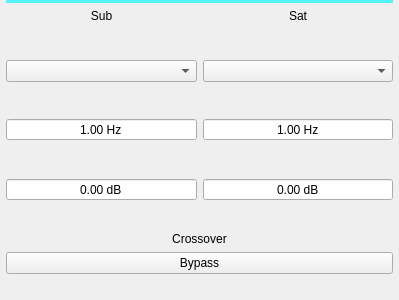
<?xml version="1.0" encoding="UTF-8"?>
<ui version="4.0">
 <class>QCrossover</class>
 <widget class="QWidget" name="QCrossover">
  <property name="geometry">
   <rect>
    <x>0</x>
    <y>0</y>
    <width>399</width>
    <height>300</height>
   </rect>
  </property>
  <property name="windowTitle">
   <string>Form</string>
  </property>
  <layout class="QVBoxLayout" name="verticalLayout_3">
   <property name="leftMargin">
    <number>6</number>
   </property>
   <property name="topMargin">
    <number>0</number>
   </property>
   <property name="rightMargin">
    <number>6</number>
   </property>
   <property name="bottomMargin">
    <number>6</number>
   </property>
   <item>
    <widget class="Line" name="line">
     <property name="styleSheet">
      <string notr="true">color: #54F4F9;</string>
     </property>
     <property name="frameShadow">
      <enum>QFrame::Plain</enum>
     </property>
     <property name="lineWidth">
      <number>4</number>
     </property>
     <property name="orientation">
      <enum>Qt::Horizontal</enum>
     </property>
    </widget>
   </item>
   <item>
    <layout class="QHBoxLayout" name="horizontalLayout">
     <item>
      <layout class="QVBoxLayout" name="verticalLayout">
       <item>
        <widget class="QLabel" name="label_2">
         <property name="text">
          <string>Sub</string>
         </property>
         <property name="alignment">
          <set>Qt::AlignCenter</set>
         </property>
        </widget>
       </item>
       <item>
        <spacer name="verticalSpacer_2">
         <property name="orientation">
          <enum>Qt::Vertical</enum>
         </property>
         <property name="sizeHint" stdset="0">
          <size>
           <width>20</width>
           <height>40</height>
          </size>
         </property>
        </spacer>
       </item>
       <item>
        <widget class="QComboBox" name="comboBoxTypeLp">
         <property name="sizePolicy">
          <sizepolicy hsizetype="Expanding" vsizetype="Fixed">
           <horstretch>0</horstretch>
           <verstretch>0</verstretch>
          </sizepolicy>
         </property>
        </widget>
       </item>
       <item>
        <spacer name="verticalSpacer_3">
         <property name="orientation">
          <enum>Qt::Vertical</enum>
         </property>
         <property name="sizeHint" stdset="0">
          <size>
           <width>20</width>
           <height>40</height>
          </size>
         </property>
        </spacer>
       </item>
       <item>
        <widget class="QDoubleSpinBox" name="doubleSpinBoxFcLp">
         <property name="alignment">
          <set>Qt::AlignCenter</set>
         </property>
         <property name="buttonSymbols">
          <enum>QAbstractSpinBox::NoButtons</enum>
         </property>
         <property name="suffix">
          <string notr="true"> Hz</string>
         </property>
         <property name="minimum">
          <double>1.000000000000000</double>
         </property>
         <property name="maximum">
          <double>20000.000000000000000</double>
         </property>
        </widget>
       </item>
       <item>
        <spacer name="verticalSpacer_7">
         <property name="orientation">
          <enum>Qt::Vertical</enum>
         </property>
         <property name="sizeHint" stdset="0">
          <size>
           <width>20</width>
           <height>40</height>
          </size>
         </property>
        </spacer>
       </item>
       <item>
        <widget class="QDoubleSpinBox" name="doubleSpinBoxGainLp">
         <property name="alignment">
          <set>Qt::AlignCenter</set>
         </property>
         <property name="buttonSymbols">
          <enum>QAbstractSpinBox::NoButtons</enum>
         </property>
         <property name="suffix">
          <string notr="true"> dB</string>
         </property>
         <property name="minimum">
          <double>-60.000000000000000</double>
         </property>
         <property name="maximum">
          <double>0.000000000000000</double>
         </property>
        </widget>
       </item>
      </layout>
     </item>
     <item>
      <layout class="QVBoxLayout" name="verticalLayout_2">
       <item>
        <widget class="QLabel" name="label_3">
         <property name="text">
          <string>Sat</string>
         </property>
         <property name="alignment">
          <set>Qt::AlignCenter</set>
         </property>
        </widget>
       </item>
       <item>
        <spacer name="verticalSpacer_5">
         <property name="orientation">
          <enum>Qt::Vertical</enum>
         </property>
         <property name="sizeHint" stdset="0">
          <size>
           <width>20</width>
           <height>40</height>
          </size>
         </property>
        </spacer>
       </item>
       <item>
        <widget class="QComboBox" name="comboBoxTypeHp">
         <property name="sizePolicy">
          <sizepolicy hsizetype="Expanding" vsizetype="Fixed">
           <horstretch>0</horstretch>
           <verstretch>0</verstretch>
          </sizepolicy>
         </property>
        </widget>
       </item>
       <item>
        <spacer name="verticalSpacer_6">
         <property name="orientation">
          <enum>Qt::Vertical</enum>
         </property>
         <property name="sizeHint" stdset="0">
          <size>
           <width>20</width>
           <height>40</height>
          </size>
         </property>
        </spacer>
       </item>
       <item>
        <widget class="QDoubleSpinBox" name="doubleSpinBoxFcHp">
         <property name="alignment">
          <set>Qt::AlignCenter</set>
         </property>
         <property name="buttonSymbols">
          <enum>QAbstractSpinBox::NoButtons</enum>
         </property>
         <property name="suffix">
          <string notr="true"> Hz</string>
         </property>
         <property name="minimum">
          <double>1.000000000000000</double>
         </property>
         <property name="maximum">
          <double>20000.000000000000000</double>
         </property>
        </widget>
       </item>
       <item>
        <spacer name="verticalSpacer_8">
         <property name="orientation">
          <enum>Qt::Vertical</enum>
         </property>
         <property name="sizeHint" stdset="0">
          <size>
           <width>20</width>
           <height>40</height>
          </size>
         </property>
        </spacer>
       </item>
       <item>
        <widget class="QDoubleSpinBox" name="doubleSpinBox">
         <property name="alignment">
          <set>Qt::AlignCenter</set>
         </property>
         <property name="buttonSymbols">
          <enum>QAbstractSpinBox::NoButtons</enum>
         </property>
         <property name="suffix">
          <string notr="true"> dB</string>
         </property>
         <property name="minimum">
          <double>-60.000000000000000</double>
         </property>
         <property name="maximum">
          <double>0.000000000000000</double>
         </property>
        </widget>
       </item>
      </layout>
     </item>
    </layout>
   </item>
   <item>
    <spacer name="verticalSpacer">
     <property name="orientation">
      <enum>Qt::Vertical</enum>
     </property>
     <property name="sizeHint" stdset="0">
      <size>
       <width>20</width>
       <height>40</height>
      </size>
     </property>
    </spacer>
   </item>
   <item>
    <spacer name="verticalSpacer_9">
     <property name="orientation">
      <enum>Qt::Vertical</enum>
     </property>
     <property name="sizeHint" stdset="0">
      <size>
       <width>20</width>
       <height>40</height>
      </size>
     </property>
    </spacer>
   </item>
   <item>
    <widget class="QLabel" name="label">
     <property name="text">
      <string>Crossover</string>
     </property>
     <property name="alignment">
      <set>Qt::AlignCenter</set>
     </property>
    </widget>
   </item>
   <item>
    <widget class="QPushButton" name="pushButtonBypass">
     <property name="text">
      <string notr="true">Bypass</string>
     </property>
     <property name="checkable">
      <bool>true</bool>
     </property>
    </widget>
   </item>
   <item>
    <spacer name="verticalSpacer_4">
     <property name="orientation">
      <enum>Qt::Vertical</enum>
     </property>
     <property name="sizeType">
      <enum>QSizePolicy::Fixed</enum>
     </property>
     <property name="sizeHint" stdset="0">
      <size>
       <width>20</width>
       <height>20</height>
      </size>
     </property>
    </spacer>
   </item>
  </layout>
 </widget>
 <resources/>
 <connections/>
</ui>
